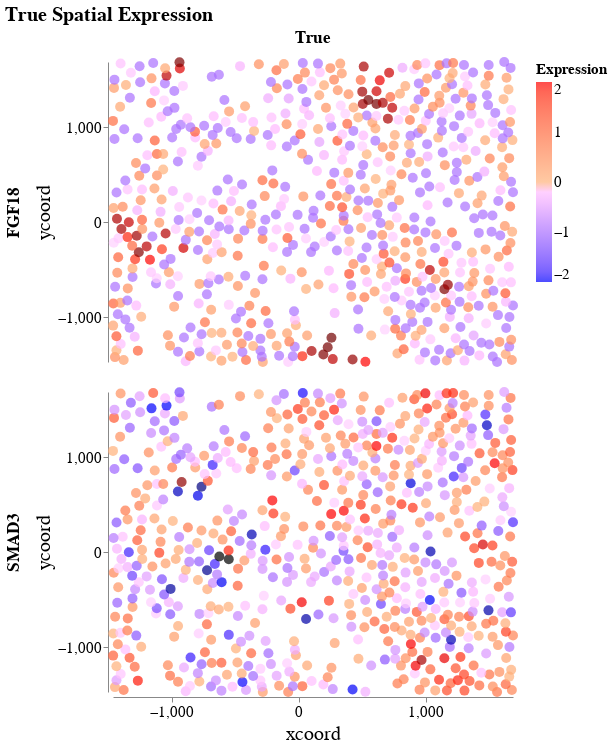

The cell this chart's notebook holds for it:
### Markdown cell above
## Read Data

### Code cell
# read data
dataset = novosparc.io.load_data(data_path)
sc.pp.normalize_per_cell(dataset)
sc.pp.log1p(dataset)

locations = novosparc.io.load_target_space(target_space_path, coords_cols=coords_cols)

df_dge = dataset.to_df() # cells x genes
df_locs = pd.DataFrame(locations, columns=coords_cols)
df_dge.index = df_locs.index
ncells,ngenes = df_dge.shape
genenames = df_dge.columns

df_sp_true = pd.concat((df_dge[gois], df_locs), 1)
df_sp_true['true_pred'] = 'True'

# plotting the true expression
pl_true = plot_df_sp(df_sp_true, tit='True Spatial Expression', fname='gois_true.html')

### Figure 1 — Vega-Lite specification as saved in the notebook (floating-point values rounded to 4 significant figures; data arrays with more than 128 entries replaced by an {"elided": "..."} marker saying what was removed)
{"config": {"view": {"continuousWidth": 400, "continuousHeight": 300, "strokeOpacity": 0}, "axis": {"labelFontSize": 15, "titleFontSize": 20, "titleFontWeight": "normal"}, "legend": {"labelFontSize": 15, "titleFontSize": 15}, "title": {"fontSize": 20}}, "data": {"name": "data-bab2f2b7e45b57f04e9d87a8aaddca27"}, "mark": {"type": "circle", "size": 100}, "encoding": {"color": {"type": "quantitative", "field": "Expression", "scale": {"domain": [-2, 0, 2], "range": ["blue", "white", "red"]}}, "column": {"type": "nominal", "field": "true_pred", "header": {"labelFontSize": 17, "labelFontWeight": "bold"}, "title": null}, "row": {"type": "nominal", "field": "goi", "header": {"labelFontSize": 17, "labelFontWeight": "bold"}, "sort": null, "title": null}, "x": {"type": "quantitative", "axis": {"grid": false, "values": [-1000, 0, 1000]}, "field": "xcoord", "scale": {"nice": false}}, "y": {"type": "quantitative", "axis": {"grid": false, "values": [-1000, 0, 1000]}, "field": "ycoord", "scale": {"nice": false}}}, "title": "True Spatial Expression", "transform": [{"fold": ["FGF18", "SMAD3"], "as": ["goi", "Expression"]}], "$schema": "https://vega.github.io/schema/vega-lite/v4.8.1.json", "datasets": {"data-bab2f2b7e45b57f04e9d87a8aaddca27": {"elided": "645 records"}}}
